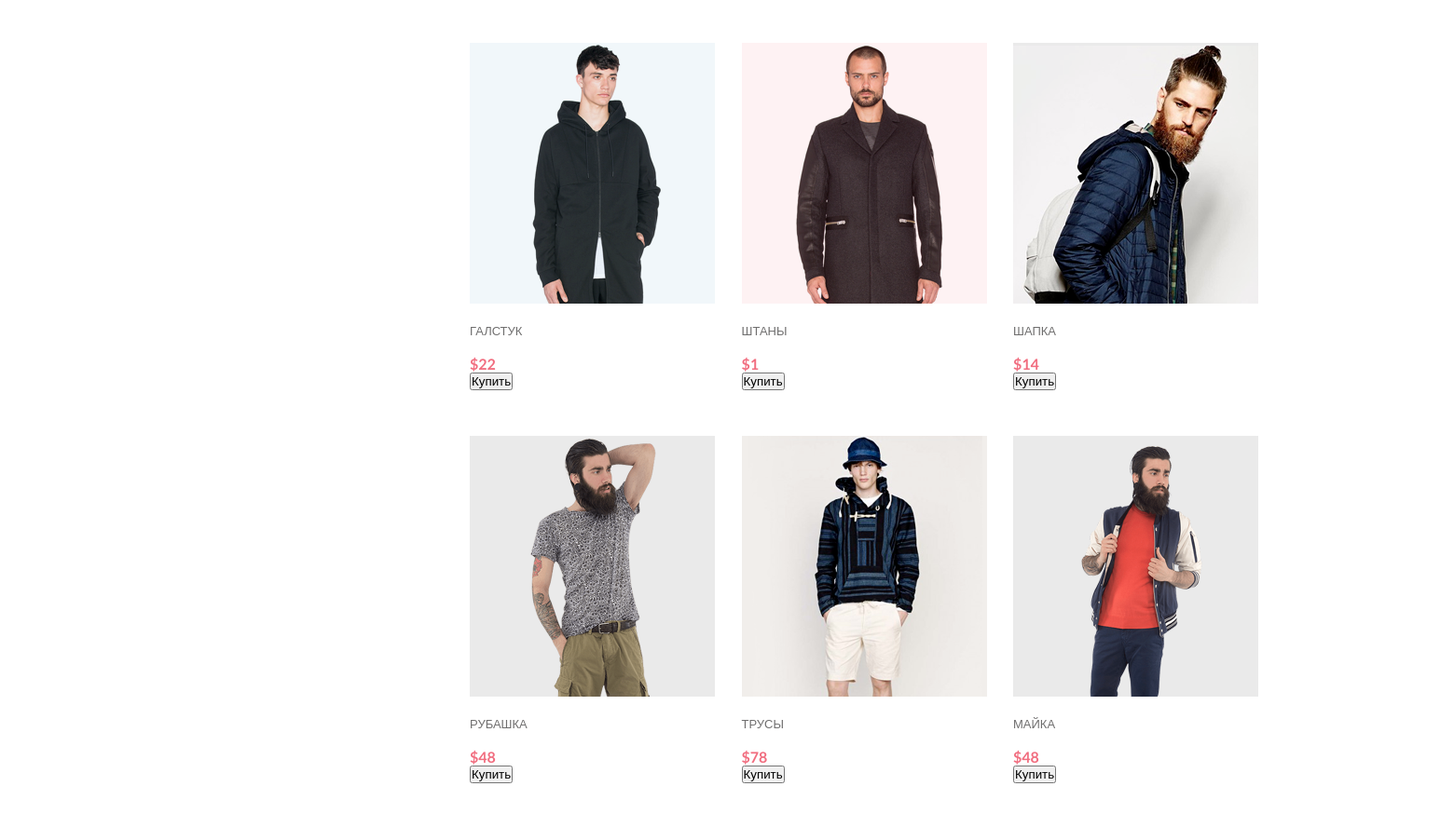
The app's page /catalog/ (middle part), older data.
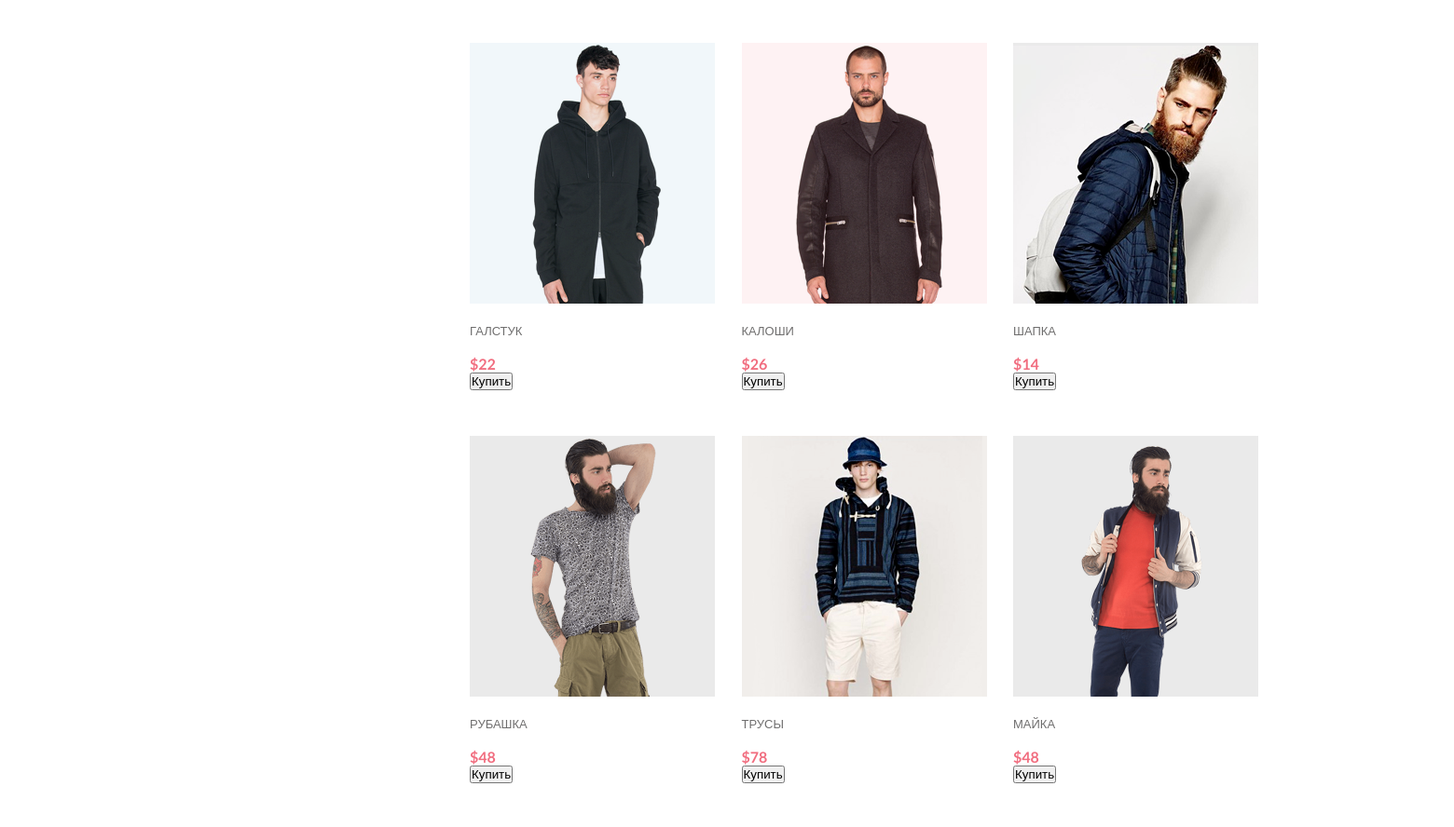
The same page, newer data.
### tables this page shows
CREATE TABLE `goods` (
  `id` int(11) NOT NULL,
  `image` text NOT NULL,
  `name` text NOT NULL,
  `description` text NOT NULL,
  `price` int(11) NOT NULL
);

### engine/auth.php (called while the page is built, shortened)
<?php
function is_auth()
{
    return isset($_SESSION['login']) ? true : false;
}

### engine/basket.php (called while the page is built, shortened)
<?php
function getBasketCount() {
    $session_id = session_id();
    $sql = "SELECT COUNT(*) as count FROM `basket` WHERE `session_id`='$session_id'";
    $result = getAssocResult($sql);
    $count = [];
    if (isset($result[0]))
        $count = $result[0];
    return $count['count'];
}

### engine/db.php (called while the page is built, shortened)
<?php
function getDb() {
    static $db = null;
    if (is_null($db)) {
        $db = @mysqli_connect(HOST, USER, PASS, DB) or die("Could not connect: " . mysqli_connect_error());
    }
    return $db;
}
function getAssocResult($sql)
{
    $db = getDb();
    $result = @mysqli_query($db, $sql) or die(mysqli_error($db));
    $array_result = [];
    while ($row = mysqli_fetch_assoc($result))
        $array_result[] = $row;
    return $array_result;
}

### engine/controller.php (called while the page is built, shortened)
<?php
function prepareVariables($page, $action, $id)
{
    $params = [];
    $params['count'] = getBasketCount();
    switch ($page) {
        case 'catalog':
            $params['goods'] = getAllGoods();
            break;
    }
    return $params;
}

### engine/goods.php (called while the page is built, shortened)
<?php
function getAllGoods() {
    $sql = "SELECT * FROM goods WHERE 1";
    $result = getAssocResult($sql);
    return $result;
}

### views/catalog.php (the view, shortened to what this page needs)
<div class="container nav-product">
	<nav class="sidebar">
	</nav>
	<div class="product">
	<div id="product-flex">
		<?foreach ($goods as $good): ?>
		<div class="parrent-product">
			<a class="product-item" href="/item/<?=$good['id']?>/">
				<img src="../img/<?=$good['image']?>" alt="">
				<p><?=$good['name']?></p>
				<span>$<?=$good['price']?>
				</span>
			</a>
			<button class="buy" data-id="<?=$good['id']?>">Купить</button>
		</div>
		<? endforeach; ?>
	</div>
	</div>
</div>

### public/index.php (shortened to what this page needs)
<?php
$url_array = explode("/", $_SERVER['REQUEST_URI']);
$page = "";
$action = "";
$id = "";
if ($url_array[1] == "") {
    $page = 'index';
} else {
    $page = $url_array[1];
}
$params = prepareVariables($page, $action, $id);
echo render($page, $params);

### engine/core.php (shortened to what this page needs)
<?php
function render($page, $params = [])
{
    return renderTamplate(LAYOUTS_DIR . 'layout', [
        "content" => renderTamplate($page, $params),
        "menu" => renderTamplate("menu", $params)
    ]);
}
function renderTamplate($page, $params = [])
{
    $fileName = TEMLATES_DIR . $page . '.php';
    if (file_exists($fileName)) {
        include $fileName;
    } else {
        Die("Страницы не существует, 404");
    }
    return ob_get_clean();
}

### views/layout/layout.php (shortened to what this page needs)
<!DOCTYPE html>
<html lang="en">
<head>
	<link rel="stylesheet" href="https://use.fontawesome.com/releases/v5.1.0/css/all.css">
	<link rel="stylesheet" href= <?=STYLES?>>
</head>
<body>
	<?=$content?>
</body>
</html>

### public/css/styles.css (style rules this page uses)
* { margin: 0; padding: 0; }
body { font-family: 'Lato', sans-serif; position: relative; }
.container { margin: 0 auto; width: 1140px ; }
.nav-product { display: flex; justify-content: space-between; margin-top: 59px; }
.sidebar { width: 246px; }
.product { display: flex; justify-content: space-between; flex-direction:column; width: 846px; }
#product-flex { margin-top: 48px; display: flex; justify-content: space-between; width: 846px; flex-wrap:wrap; }
.parrent-product { margin-bottom: 49px; position: relative; }
.parrent-product button { display: block; }
.product-item p { color: #6f6e6e; font-size: 13px; font-weight: 400; margin: 18px 0; text-transform: uppercase; }
.product-item span { color: #f16d7f; font-size: 16px; font-weight: 700; }

Row changes from the older to the newer data that the page shows:
changed goods: name "ШТАНЫ" → "КАЛОШИ"; price "1" → "26"
